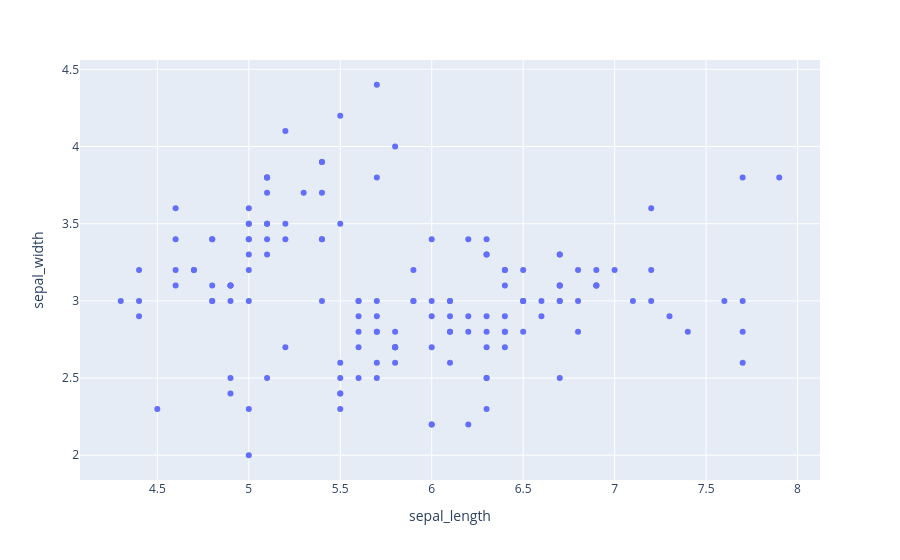

The notebook cell this image was saved under:
### Code cell
px.scatter(data_frame=iris, x='sepal_length', y='sepal_width')

### Figure 1 — Plotly figure (JSON) as saved in the notebook; plotly's stock layout.template omitted (floating-point values rounded to 4 significant figures; data arrays with more than 128 entries replaced by an {"elided": "..."} marker saying what was removed)
{"data": [{"hovertemplate": "sepal_length=%{x}<br>sepal_width=%{y}<extra></extra>", "legendgroup": "", "marker": {"color": "#636efa", "symbol": "circle"}, "mode": "markers", "name": "", "orientation": "v", "showlegend": false, "type": "scatter", "x": {"elided": "150 float values"}, "xaxis": "x", "y": {"elided": "150 float values"}, "yaxis": "y"}], "layout": {"legend": {"tracegroupgap": 0}, "margin": {"t": 60}, "xaxis": {"anchor": "y", "domain": [0, 1], "title": {"text": "sepal_length"}}, "yaxis": {"anchor": "x", "domain": [0, 1], "title": {"text": "sepal_width"}}}}
